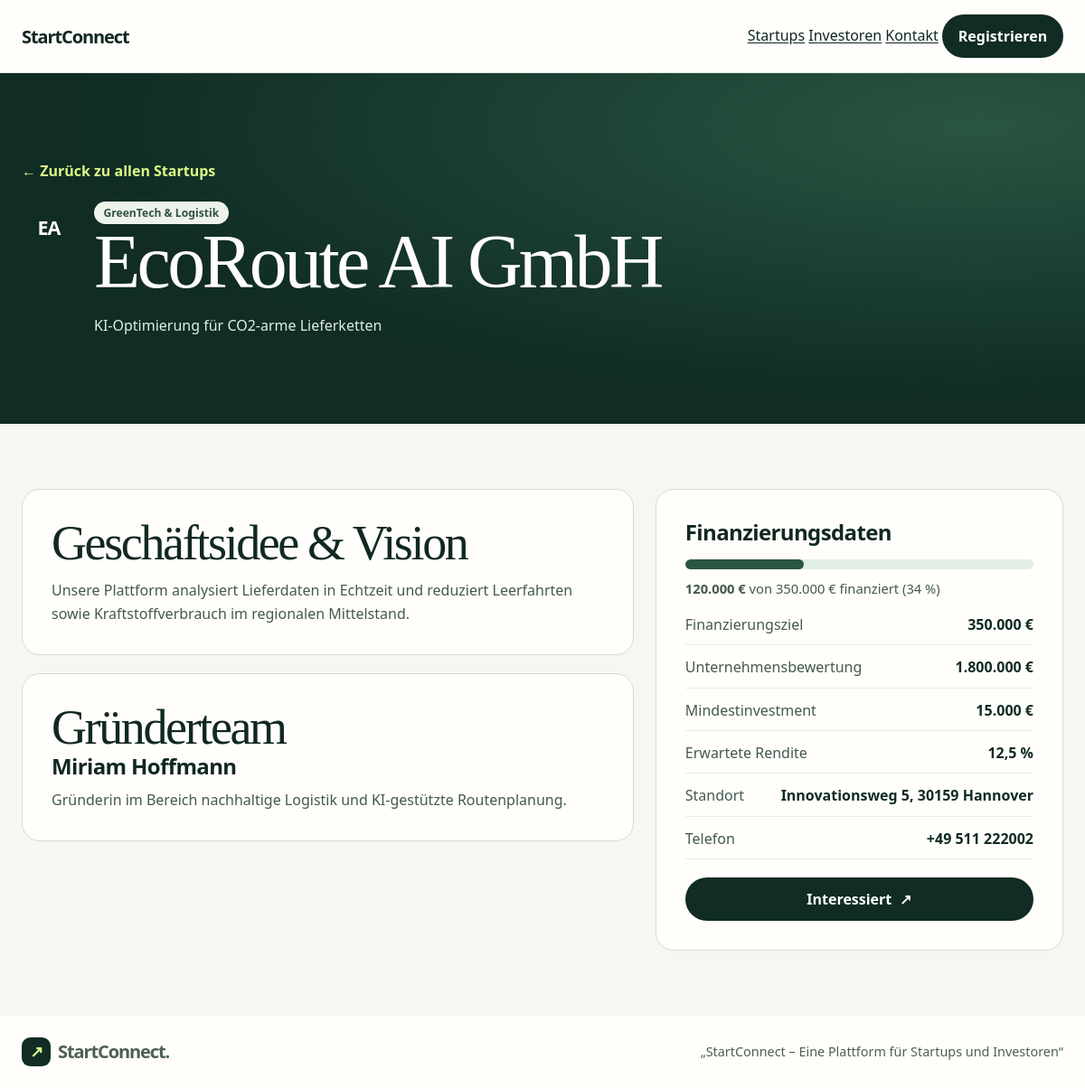
/public/company-details.php?id=1, run on the app's committed database.
### tables this page shows
CREATE TABLE `companies` (
  `id` int(10) UNSIGNED NOT NULL,
  `owner_user_id` int(10) UNSIGNED NOT NULL,
  `name` varchar(150) NOT NULL,
  `tagline` varchar(255) NOT NULL,
  `description` text NOT NULL,
  `category` varchar(100) NOT NULL,
  `address` varchar(255) DEFAULT NULL,
  `telephone` varchar(50) DEFAULT NULL,
  `tax_number` varchar(100) DEFAULT NULL,
  `company_valuation` decimal(15,2) DEFAULT NULL,
  `funding_goal` decimal(15,2) DEFAULT NULL,
  `raised_amount` decimal(15,2) DEFAULT 0.00,
  `minimum_investment` decimal(15,2) DEFAULT NULL,
  `profit_return_pct` decimal(5,2) DEFAULT NULL,
  `iban` varchar(50) DEFAULT NULL,
  `account_holder` varchar(150) DEFAULT NULL,
  `status` enum('pending','approved') NOT NULL DEFAULT 'pending',
  `created_at` timestamp NOT NULL DEFAULT current_timestamp()
);

CREATE TABLE `users` (
  `id` int(10) UNSIGNED NOT NULL,
  `name` varchar(150) NOT NULL,
  `email` varchar(190) NOT NULL,
  `password_hash` varchar(255) NOT NULL,
  `role` enum('investor','founder','admin') NOT NULL DEFAULT 'investor',
  `address` varchar(255) DEFAULT NULL,
  `telephone` varchar(50) DEFAULT NULL,
  `profile_bio` text DEFAULT NULL,
  `card_last4` varchar(4) DEFAULT NULL,
  `card_expiry` varchar(10) DEFAULT NULL,
  `created_at` timestamp NOT NULL DEFAULT current_timestamp()
);

### src/repositories/StartupRepo.php (called while the page is built, shortened)
<?php
require_once __DIR__ . '/../logger.php';
final class StartupRepo
{
    public function findApprovedCompanyById(int $id): ?array
    {
        try {
            $sql = 'SELECT
                        c.id,
                        c.name,
                        c.tagline,
                        c.description,
                        c.category,
                        c.address,
                        c.telephone,
                        c.company_valuation,
                        c.funding_goal,
                        c.raised_amount,
                        c.minimum_investment,
                        c.profit_return_pct,
                        c.created_at,
                        u.name AS founder_name,
                        u.email AS founder_email,
                        u.profile_bio AS founder_bio
                    FROM companies c
                    LEFT JOIN users u ON u.id = c.owner_user_id
                    WHERE c.id = :id AND c.status = :status
                    LIMIT 1';
            $stmt = $this->pdo->prepare($sql);
            $stmt->execute([
                'id'     => $id,
                'status' => 'approved',
            ]);
            $row = $stmt->fetch(PDO::FETCH_ASSOC);
            $this->logger->info('Loaded company details', [
                'company_id' => $id,
                'found'      => $row !== false,
            ]);
            return $row !== false ? $row : null;
        } catch (Throwable $e) {
            $this->logger->error('Failed to load company details', [
                'company_id' => $id,
                'exception'  => $e->getMessage(),
            ]);
            return null;
        }
    }
}

### src/services/StartupService.php (called while the page is built, shortened)
<?php
require_once __DIR__ . '/../repositories/StartupRepo.php';
final class StartupService
{
    public function getCompanyDetails(int $id): ?array
    {
        $row = $this->repo->findApprovedCompanyById($id);
        $name = (string) ($row['name'] ?? '');
        $founderName = trim((string) ($row['founder_name'] ?? ''));
        $founderBio = trim((string) ($row['founder_bio'] ?? ''));
        $goal = (float) ($row['funding_goal'] ?? 0);
        $raised = (float) ($row['raised_amount'] ?? 0);
        $progressPct = $goal > 0 ? min(100, (int) round(($raised / $goal) * 100)) : 0;
        $returnPct = $row['profit_return_pct'] !== null && $row['profit_return_pct'] !== ''
            ? number_format((float) $row['profit_return_pct'], 1, ',', '.') . ' %'
            : 'Auf Anfrage';
        return [
            'id'                 => (string) ($row['id'] ?? ''),
            'name'               => $name,
            'initials'           => $this->makeInitials($name),
            'tagline'            => trim((string) ($row['tagline'] ?? '')),
            'description'        => trim((string) ($row['description'] ?? '')),
            'category'           => (string) ($row['category'] ?? ''),
            'address'            => trim((string) ($row['address'] ?? '')) ?: 'Standort auf Anfrage',
            'telephone'          => trim((string) ($row['telephone'] ?? '')) ?: 'Nicht angegeben',
            'company_valuation'  => $this->formatEur($row['company_valuation'] ?? null),
            'funding_goal'       => $this->formatEur($row['funding_goal'] ?? null),
            'raised_amount'      => $this->formatEur($row['raised_amount'] ?? null),
            'minimum_investment' => $this->formatEur($row['minimum_investment'] ?? null),
            'profit_return_pct'  => $returnPct,
            'progress_pct'       => (string) $progressPct,
            'founder_name'       => $founderName !== '' ? $founderName : 'Gründerteam',
            'founder_bio'        => $founderBio !== '' ? $founderBio : 'Weitere Informationen zum Team folgen in Kürze.',
        ];
    }
    private function makeInitials(string $name): string
    {
        $parts = preg_split('/\s+/u', trim($name)) ?: [];
        $initials = '';
        foreach (array_slice($parts, 0, 2) as $part) {
            if ($part !== '') {
                $initials .= mb_strtoupper(mb_substr($part, 0, 1, 'UTF-8'), 'UTF-8');
            }
        }
        return $initials !== '' ? $initials : 'SC';
    }
    private function formatEur(mixed $amount): string
    {
        return number_format((float) $amount, 0, ',', '.') . ' €';
    }
}

### src/logger.php (called while the page is built, shortened)
<?php
final class Logger
{
    public function log(string $level, string $message, array $context = []): void
    {
        $dir = dirname($this->logFile);
        $timestamp = (new \DateTimeImmutable())->format('Y-m-d H:i:s');
        $contextJson = $context !== []
            ? ' ' . json_encode($context, JSON_UNESCAPED_SLASHES | JSON_UNESCAPED_UNICODE)
            : '';
        $line = sprintf(
            "[%s] [%s] %s%s%s",
            $timestamp,
            strtoupper($level),
            $message,
            $contextJson,
            PHP_EOL
        );
    }
}

### public/company-details.php (the view, shortened to what this page needs)
<?php
require_once __DIR__ . '/../src/logger.php';
require_once __DIR__ . '/../src/repositories/StartupRepo.php';
require_once __DIR__ . '/../src/services/StartupService.php';
$logger = new Logger(__DIR__ . '/../logs/app.log');
$pdo = require __DIR__ . '/../config/db.php';
$rawId = $_GET['id'] ?? '';
$companyId = is_string($rawId) && ctype_digit($rawId) ? (int) $rawId : 0;
$service = new StartupService(new StartupRepo($pdo, $logger));
$company = $service->getCompanyDetails($companyId);
function escape(?string $value): string
{
    return htmlspecialchars($value ?? '', ENT_QUOTES | ENT_SUBSTITUTE, 'UTF-8');
}
?>
<!doctype html>
<html lang="de">
<head>
    <link rel="stylesheet" href="index.css">
</head>
<body>
    <main id="main">
        <?php if ($company === null): ?>
            <section class="container company-detail-empty">
                <h1>Unternehmen nicht gefunden</h1>
                <p>Das angeforderte Startup-Profil existiert nicht oder wurde noch nicht freigegeben.</p>
                <a class="button button-dark" href="index.php#startups">Zurück zur Übersicht</a>
            </section>
        <?php else: ?>
            <section class="contact-hero" aria-labelledby="company-title">
                <div class="container">
                    <a class="company-back-link" href="index.php#startups">← Zurück zu allen Startups</a>
                    <div class="company-detail-header">
                        <span class="startup-logo company-detail-logo" aria-hidden="true"><?= escape($company['initials']) ?></span>
                        <div>
                            <span class="industry"><?= escape($company['category']) ?></span>
                            <h1 id="company-title"><?= escape($company['name']) ?></h1>
                            <?php if ($company['tagline'] !== ''): ?>
                                <p class="contact-lead"><?= escape($company['tagline']) ?></p>
                            <?php endif; ?>
                        </div>
                    </div>
                </div>
            </section>
            <section class="container contact-section company-detail-grid" aria-label="Unternehmensdetails">
                <div class="company-detail-main">
                    <article class="contact-card">
                        <h2>Geschäftsidee &amp; Vision</h2>
                        <p class="company-description"><?= nl2br(escape($company['description'])) ?></p>
                    </article>
                    <article class="contact-card">
                        <h2>Gründerteam</h2>
                        <h3><?= escape($company['founder_name']) ?></h3>
                        <p><?= nl2br(escape($company['founder_bio'])) ?></p>
                    </article>
                </div>
                <aside class="company-detail-sidebar">
                    <article class="contact-card">
                        <h3>Finanzierungsdaten</h3>
                        <div class="funding-progress" aria-label="Finanzierungsfortschritt <?= escape($company['progress_pct']) ?> Prozent">
                            <div class="funding-progress-bar" style="width: <?= escape($company['progress_pct']) ?>%;"></div>
                        </div>
                        <p class="funding-progress-label">
                            <strong><?= escape($company['raised_amount']) ?></strong> von <?= escape($company['funding_goal']) ?> finanziert (<?= escape($company['progress_pct']) ?> %)
                        </p>
                        <dl class="company-metrics">
                            <div>
                                <dt>Finanzierungsziel</dt>
                                <dd><?= escape($company['funding_goal']) ?></dd>
                            </div>
                            <div>
                                <dt>Unternehmensbewertung</dt>
                                <dd><?= escape($company['company_valuation']) ?></dd>
                            </div>
                            <div>
                                <dt>Mindestinvestment</dt>
                                <dd><?= escape($company['minimum_investment']) ?></dd>
                            </div>
                            <div>
                                <dt>Erwartete Rendite</dt>
                                <dd><?= escape($company['profit_return_pct']) ?></dd>
                            </div>
                            <div>
                                <dt>Standort</dt>
                                <dd><?= escape($company['address']) ?></dd>
                            </div>
                            <div>
                                <dt>Telefon</dt>
                                <dd><?= escape($company['telephone']) ?></dd>
                            </div>
                        </dl>
                        <a class="button button-dark company-cta-btn"
                           href="<?= escape('invest.php?company_id=' . rawurlencode($company['id'])) ?>">
                            Interessiert <span aria-hidden="true">↗</span>
                        </a>
                    </article>
                </aside>
            </section>
        <?php endif; ?>
    </main>
</body>
</html>

### public/index.css (style rules this page uses)
:root { color-scheme: light; --canvas: #f7f6f0; --surface: #fffefa; --ink: #112822; --muted: #4d6057; --forest: #102c24; --forest-deep: #0b211b; --lime: #dcfa87; --line: #dbe2d8; --radius: 1.25rem; --shadow: 0 10px 32px rgb(16 44 36 / 7%); font-family: "Avenir Next", Avenir, "Segoe UI", system-ui, sans-serif; line-height: 1.55; }
*, *::before, *::after { box-sizing: border-box; }
html { scroll-padding-top: 1.5rem; }
body { margin: 0; background: var(--canvas); color: var(--ink); }
a { color: inherit; }
button, select { font: inherit; }
button, summary { cursor: pointer; }
h1, h2, h3, p, dl, dd { margin: 0; }
.container { width: min(100% - 3rem, 75rem); margin-inline: auto; }
.site-header { background: var(--surface); border-bottom: 1px solid var(--line); }
.header-inner, .footer-inner { display: flex; align-items: center; justify-content: space-between; gap: 1.5rem; min-height: 5rem; }
.brand { display: inline-flex; align-items: center; text-decoration: none; font-weight: 800; font-size: 1.25rem; letter-spacing: -.055em; white-space: nowrap; }
.brand-icon { display: inline-grid; place-items: center; width: 2rem; height: 2rem; margin-right: .5rem; border-radius: .6rem; background: var(--forest); color: var(--lime); font-size: 1.1rem; }
.brand-dot { color: #397455; }
.button { display: inline-flex; align-items: center; justify-content: center; gap: .55rem; min-height: 2.85rem; padding: .65rem 1.05rem; border: 1px solid transparent; border-radius: 999px; text-decoration: none; font-weight: 750; white-space: nowrap; }
.button-dark { background: var(--forest); color: white; }
h1, h2 { font-family: Georgia, "Times New Roman", serif; font-weight: 500; letter-spacing: -.044em; line-height: 1.02; }
h1 { font-size: clamp(3rem, 6.45vw, 6rem); max-width: 11ch; }
h2 { font-size: clamp(2.2rem, 4.5vw, 3.75rem); }
.startup-logo { display: grid; place-items: center; width: 3rem; height: 3rem; border-radius: .87rem; font-weight: 800; letter-spacing: -.05em; }
.industry { padding: .25rem .65rem; border-radius: 999px; background: #edf3eb; color: #325441; font-weight: 700; font-size: .76rem; }
h3 { font-size: 1.35rem; line-height: 1.22; letter-spacing: -.026em; }
.site-footer { background: var(--surface); color: var(--muted); font-size: .9rem; }
.contact-hero { padding-block: clamp(3.25rem, 8vw, 6.5rem); background: radial-gradient(ellipse at 90% 15%, #295542, transparent 65%), #102c24; color: #fffefa; }
.contact-hero h1 { max-width: 17ch; font-size: clamp(2.75rem, 7vw, 5.5rem); text-wrap: balance; }
.contact-hero .contact-lead { max-width: 56ch; margin-top: 1rem; color: #e1eee6; }
.contact-section { padding-block: clamp(2.75rem, 6vw, 5rem); }
.contact-card, .contact-form { padding: clamp(1.2rem, 4vw, 2rem); border: 1px solid #d2ded3; border-radius: 1.25rem; background: #fffefa; }
.contact-card { display: flex; flex-direction: column; align-items: flex-start; }
.contact-card h3 { font-size: 1.5rem; }
.contact-card p { margin-top: .65rem; }
.contact-card p, .contact-card li, .contact-note { color: #43594f; }
.company-back-link { display: inline-block; margin-bottom: 1.25rem; color: #dcfa87; text-decoration: none; font-weight: 600; }
.company-detail-header { display: flex; align-items: flex-start; gap: 1.25rem; }
.company-detail-logo { width: 3.75rem; height: 3.75rem; font-size: 1.35rem; flex-shrink: 0; }
.company-detail-grid { display: grid; grid-template-columns: minmax(0, 1.5fr) minmax(0, 1fr); gap: 1.5rem; align-items: start; }
.company-detail-main { display: grid; gap: 1.25rem; }
.company-description { line-height: 1.65; }
.funding-progress { width: 100%; height: 0.65rem; margin-top: 1rem; border-radius: 999px; background: #e1eee6; overflow: hidden; }
.funding-progress-bar { height: 100%; background: #295542; border-radius: 999px; }
.funding-progress-label { margin-top: 0.5rem; font-size: 0.92rem; color: #43594f; }
.company-metrics { width: 100%; margin-top: 1rem; display: grid; gap: 0.75rem; }
.company-metrics div { display: flex; justify-content: space-between; gap: 1rem; padding-bottom: 0.6rem; border-bottom: 1px solid #e6ede7; }
.company-metrics dt { color: #43594f; }
.company-metrics dd { margin: 0; font-weight: 700; color: #102c24; text-align: right; }
.company-cta-btn { width: 100%; justify-content: center; margin-top: 1.25rem; }

### data on the page
companies: category "GreenTech & Logistik", name "EcoRoute AI GmbH", tagline "KI-Optimierung für CO2-arme Lieferketten", description "Unsere Plattform analysiert Lieferdaten in Echtzeit und reduziert Leerfahrten sowie Kraftstoffverbrauch im regionalen Mittelstand.", owner_user.name "Miriam Hoffmann", owner_user.profile_bio "Gründerin im Bereich nachhaltige Logistik und KI-gestützte Routenplanung.", address "Innovationsweg 5, 30159 Hannover", telephone "+49 511 222002"

### other printed values
$company['initials'] "EA"
$company['raised_amount'] "120.000 €"
$company['funding_goal'] "350.000 €"
$company['progress_pct'] "34"
$company['company_valuation'] "1.800.000 €"
$company['minimum_investment'] "15.000 €"
$company['profit_return_pct'] "12,5 %"
